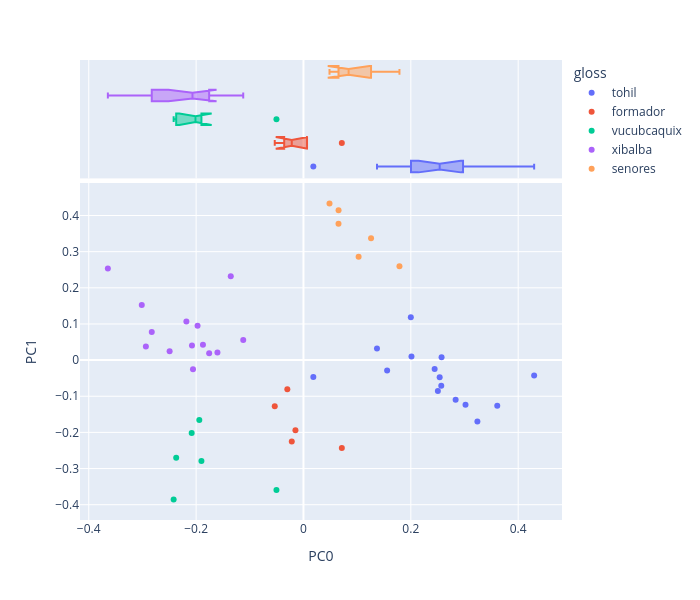

The notebook cell this image was saved under:
### Code cell
plot_comps(0,1)

### Figure 1 — Plotly figure (JSON) as saved in the notebook; plotly's stock layout.template omitted (floating-point values rounded to 4 significant figures)
{"data": [{"customdata": [["Este es el principio de las antiguas his"], ["Entonces existieron también sus esposas "], ["Balam-Quitzé, Balam-Acab, Mahucutah e Iq"], ["Y no tenían fuego. Solamente lo tenían l"], ["Hubo, sin embargo, una tribu que hurtó e"], ["Llegaron por entonces a la cumbre de una"], ["Y nuevamente les habló su dios. Así les "], ["He aquí, pues, la aurora, y la aparición"], ["Y ahora referiremos su estancia y su per"], ["Ahora bien, muchos pueblos fueron fundán"], ["He aquí cómo comenzó el robo de los homb"], ["Entonces celebraron consejo nuevamente t"], ["Estaban, pues, Balam-Quitzé, Balam-Acab,"], ["Y como ya presentían su muerte y su fin,"], ["Luego dispusieron irse al Oriente, pensa"]], "hovertemplate": "<b>%{hovertext}</b><br><br>gloss=tohil<br>PC0=%{x}<br>PC1=%{y}<br>chap_text=%{customdata[0]}<extra></extra>", "hovertext": ["0:1", "3:3", "3:4", "3:5", "3:6", "3:7", "3:8", "3:9", "3:10", "4:1", "4:2", "4:3", "4:4", "4:5", "4:6"], "legendgroup": "tohil", "marker": {"color": "#636efa", "symbol": "circle"}, "mode": "markers", "name": "tohil", "orientation": "v", "showlegend": true, "type": "scatter", "x": [0.01839, 0.2504, 0.4297, 0.2835, 0.3019, 0.1558, 0.361, 0.324, 0.2567, 0.2537, 0.2444, 0.2573, 0.2012, 0.137, 0.2], "xaxis": "x", "y": [-0.04708, -0.08549, -0.04253, -0.1098, -0.1236, -0.02896, -0.126, -0.1702, -0.07093, -0.04775, -0.02496, 0.007816, 0.01015, 0.03219, 0.1186], "yaxis": "y"}, {"alignmentgroup": "True", "customdata": [["Este es el principio de las antiguas his"], ["Entonces existieron también sus esposas "], ["Balam-Quitzé, Balam-Acab, Mahucutah e Iq"], ["Y no tenían fuego. Solamente lo tenían l"], ["Hubo, sin embargo, una tribu que hurtó e"], ["Llegaron por entonces a la cumbre de una"], ["Y nuevamente les habló su dios. Así les "], ["He aquí, pues, la aurora, y la aparición"], ["Y ahora referiremos su estancia y su per"], ["Ahora bien, muchos pueblos fueron fundán"], ["He aquí cómo comenzó el robo de los homb"], ["Entonces celebraron consejo nuevamente t"], ["Estaban, pues, Balam-Quitzé, Balam-Acab,"], ["Y como ya presentían su muerte y su fin,"], ["Luego dispusieron irse al Oriente, pensa"]], "hovertemplate": "<b>%{hovertext}</b><br><br>gloss=tohil<br>PC0=%{x}<br>chap_text=%{customdata[0]}<extra></extra>", "hovertext": ["0:1", "3:3", "3:4", "3:5", "3:6", "3:7", "3:8", "3:9", "3:10", "4:1", "4:2", "4:3", "4:4", "4:5", "4:6"], "legendgroup": "tohil", "marker": {"color": "#636efa", "symbol": "circle"}, "name": "tohil", "notched": true, "offsetgroup": "tohil", "showlegend": false, "type": "box", "x": [0.01839, 0.2504, 0.4297, 0.2835, 0.3019, 0.1558, 0.361, 0.324, 0.2567, 0.2537, 0.2444, 0.2573, 0.2012, 0.137, 0.2], "xaxis": "x2", "yaxis": "y2"}, {"customdata": [["Esta es la relación de cómo todo estaba "], ["Luego hicieron a los animales pequeños d"], ["En seguida fueron aniquilados, destruido"], ["He aquí, pues, el principio de cuando se"], ["Estos son los nombres de los primeros ho"]], "hovertemplate": "<b>%{hovertext}</b><br><br>gloss=formador<br>PC0=%{x}<br>PC1=%{y}<br>chap_text=%{customdata[0]}<extra></extra>", "hovertext": ["1:1", "1:2", "1:3", "3:1", "3:2"], "legendgroup": "formador", "marker": {"color": "#EF553B", "symbol": "circle"}, "mode": "markers", "name": "formador", "orientation": "v", "showlegend": true, "type": "scatter", "x": [-0.01495, -0.02178, -0.05349, -0.03004, 0.07148], "xaxis": "x", "y": [-0.1938, -0.225, -0.1273, -0.08044, -0.2433], "yaxis": "y"}, {"alignmentgroup": "True", "customdata": [["Esta es la relación de cómo todo estaba "], ["Luego hicieron a los animales pequeños d"], ["En seguida fueron aniquilados, destruido"], ["He aquí, pues, el principio de cuando se"], ["Estos son los nombres de los primeros ho"]], "hovertemplate": "<b>%{hovertext}</b><br><br>gloss=formador<br>PC0=%{x}<br>chap_text=%{customdata[0]}<extra></extra>", "hovertext": ["1:1", "1:2", "1:3", "3:1", "3:2"], "legendgroup": "formador", "marker": {"color": "#EF553B", "symbol": "circle"}, "name": "formador", "notched": true, "offsetgroup": "formador", "showlegend": false, "type": "box", "x": [-0.01495, -0.02178, -0.05349, -0.03004, 0.07148], "xaxis": "x2", "yaxis": "y2"}, {"customdata": [["Había entonces muy poca claridad sobre l"], ["Este es el principio de la derrota y de "], ["Contaremos ahora el tiro de cerbatana qu"], ["He aquí ahora los hechos de Zipacná, el "], ["Contaremos ahora derrota de Zipacná por "], ["El tercero de los soberbios era el segun"]], "hovertemplate": "<b>%{hovertext}</b><br><br>gloss=vucubcaquix<br>PC0=%{x}<br>PC1=%{y}<br>chap_text=%{customdata[0]}<extra></extra>", "hovertext": ["1:4", "1:5", "1:6", "1:7", "1:8", "1:9"], "legendgroup": "vucubcaquix", "marker": {"color": "#00cc96", "symbol": "circle"}, "mode": "markers", "name": "vucubcaquix", "orientation": "v", "showlegend": true, "type": "scatter", "x": [-0.05032, -0.2418, -0.2371, -0.1941, -0.2083, -0.1901], "xaxis": "x", "y": [-0.3592, -0.3853, -0.2702, -0.1656, -0.2017, -0.2792], "yaxis": "y"}, {"alignmentgroup": "True", "customdata": [["Había entonces muy poca claridad sobre l"], ["Este es el principio de la derrota y de "], ["Contaremos ahora el tiro de cerbatana qu"], ["He aquí ahora los hechos de Zipacná, el "], ["Contaremos ahora derrota de Zipacná por "], ["El tercero de los soberbios era el segun"]], "hovertemplate": "<b>%{hovertext}</b><br><br>gloss=vucubcaquix<br>PC0=%{x}<br>chap_text=%{customdata[0]}<extra></extra>", "hovertext": ["1:4", "1:5", "1:6", "1:7", "1:8", "1:9"], "legendgroup": "vucubcaquix", "marker": {"color": "#00cc96", "symbol": "circle"}, "name": "vucubcaquix", "notched": true, "offsetgroup": "vucubcaquix", "showlegend": false, "type": "box", "x": [-0.05032, -0.2418, -0.2371, -0.1941, -0.2083, -0.1901], "xaxis": "x2", "yaxis": "y2"}, {"customdata": [["Ahora diremos también el nombre del padr"], ["En seguida fue la venida de los mensajer"], ["Esta es la historia de una doncella, hij"], ["Ahora bien, estaban con su madre Hunbatz"], ["Contaremos Ahora el nacimiento de Hunahp"], ["Comenzaron entonces sus trabajos, para d"], ["Muy contentos se fueron a jugar al patio"], ["Marcharon entonces, llevando cada uno su"], ["Esta era la primera prueba de Xibalbá. A"], ["Entraron después en la Casa del Frío. No"], ["En seguida llamó (Ixbalanqué) a todos lo"], ["He aquí la memoria de la muerte de Hunah"], ["Al quinto día volvieron a aparecer y fue"], ["En seguida dijeron sus nombres y se ensa"]], "hovertemplate": "<b>%{hovertext}</b><br><br>gloss=xibalba<br>PC0=%{x}<br>PC1=%{y}<br>chap_text=%{customdata[0]}<extra></extra>", "hovertext": ["2:1", "2:2", "2:3", "2:4", "2:5", "2:6", "2:7", "2:8", "2:9", "2:10", "2:11", "2:12", "2:13", "2:14"], "legendgroup": "xibalba", "marker": {"color": "#ab63fa", "symbol": "circle"}, "mode": "markers", "name": "xibalba", "orientation": "v", "showlegend": true, "type": "scatter", "x": [-0.3012, -0.3644, -0.1973, -0.1757, -0.2494, -0.2058, -0.2181, -0.1122, -0.2826, -0.2077, -0.2936, -0.1873, -0.1354, -0.1603], "xaxis": "x", "y": [0.1522, 0.2533, 0.09471, 0.01883, 0.02461, -0.02566, 0.1071, 0.05541, 0.078, 0.04064, 0.03746, 0.04231, 0.2323, 0.02106], "yaxis": "y"}, {"alignmentgroup": "True", "customdata": [["Ahora diremos también el nombre del padr"], ["En seguida fue la venida de los mensajer"], ["Esta es la historia de una doncella, hij"], ["Ahora bien, estaban con su madre Hunbatz"], ["Contaremos Ahora el nacimiento de Hunahp"], ["Comenzaron entonces sus trabajos, para d"], ["Muy contentos se fueron a jugar al patio"], ["Marcharon entonces, llevando cada uno su"], ["Esta era la primera prueba de Xibalbá. A"], ["Entraron después en la Casa del Frío. No"], ["En seguida llamó (Ixbalanqué) a todos lo"], ["He aquí la memoria de la muerte de Hunah"], ["Al quinto día volvieron a aparecer y fue"], ["En seguida dijeron sus nombres y se ensa"]], "hovertemplate": "<b>%{hovertext}</b><br><br>gloss=xibalba<br>PC0=%{x}<br>chap_text=%{customdata[0]}<extra></extra>", "hovertext": ["2:1", "2:2", "2:3", "2:4", "2:5", "2:6", "2:7", "2:8", "2:9", "2:10", "2:11", "2:12", "2:13", "2:14"], "legendgroup": "xibalba", "marker": {"color": "#ab63fa", "symbol": "circle"}, "name": "xibalba", "notched": true, "offsetgroup": "xibalba", "showlegend": false, "type": "box", "x": [-0.3012, -0.3644, -0.1973, -0.1757, -0.2494, -0.2058, -0.2181, -0.1122, -0.2826, -0.2077, -0.2936, -0.1873, -0.1354, -0.1603], "xaxis": "x2", "yaxis": "y2"}, {"customdata": [["Chi-lzmachí es el nombre del asiento de "], ["Después de haberse levantado de allá vin"], ["De esta manera se completaron los veinti"], ["He aquí ahora los nombres de la sexta ge"], ["Diremos ahora el nombre de la casa del D"], ["He aquí, pues, las generaciones y el ord"]], "hovertemplate": "<b>%{hovertext}</b><br><br>gloss=senores<br>PC0=%{x}<br>PC1=%{y}<br>chap_text=%{customdata[0]}<extra></extra>", "hovertext": ["4:7", "4:8", "4:9", "4:10", "4:11", "4:12"], "legendgroup": "senores", "marker": {"color": "#FFA15A", "symbol": "circle"}, "mode": "markers", "name": "senores", "orientation": "v", "showlegend": true, "type": "scatter", "x": [0.1259, 0.04849, 0.06527, 0.1027, 0.1788, 0.06537], "xaxis": "x", "y": [0.3371, 0.4329, 0.3772, 0.2858, 0.2598, 0.4148], "yaxis": "y"}, {"alignmentgroup": "True", "customdata": [["Chi-lzmachí es el nombre del asiento de "], ["Después de haberse levantado de allá vin"], ["De esta manera se completaron los veinti"], ["He aquí ahora los nombres de la sexta ge"], ["Diremos ahora el nombre de la casa del D"], ["He aquí, pues, las generaciones y el ord"]], "hovertemplate": "<b>%{hovertext}</b><br><br>gloss=senores<br>PC0=%{x}<br>chap_text=%{customdata[0]}<extra></extra>", "hovertext": ["4:7", "4:8", "4:9", "4:10", "4:11", "4:12"], "legendgroup": "senores", "marker": {"color": "#FFA15A", "symbol": "circle"}, "name": "senores", "notched": true, "offsetgroup": "senores", "showlegend": false, "type": "box", "x": [0.1259, 0.04849, 0.06527, 0.1027, 0.1788, 0.06537], "xaxis": "x2", "yaxis": "y2"}], "layout": {"height": 600, "legend": {"title": {"text": "gloss"}, "tracegroupgap": 0}, "margin": {"t": 60}, "width": 700, "xaxis": {"anchor": "y", "autorange": true, "domain": [0, 1], "range": [-0.4164, 0.4817], "title": {"text": "PC0"}, "type": "linear"}, "xaxis2": {"anchor": "y2", "autorange": true, "domain": [0, 1], "matches": "x", "range": [-0.4164, 0.4817], "showgrid": true, "showticklabels": false, "type": "linear"}, "yaxis": {"anchor": "x", "autorange": true, "domain": [0, 0.7326], "range": [-0.4423, 0.4899], "title": {"text": "PC1"}, "type": "linear"}, "yaxis2": {"anchor": "x2", "autorange": true, "domain": [0.7426, 1], "matches": "y2", "range": [-0.5, 4.5], "showgrid": false, "showline": false, "showticklabels": false, "ticks": "", "type": "category"}}}
